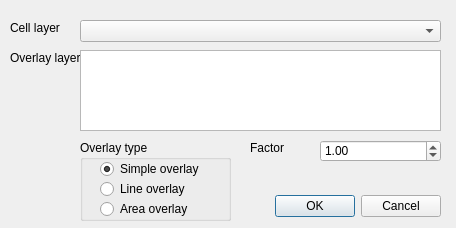
<?xml version="1.0" encoding="UTF-8"?>
<ui version="4.0">
 <class>CellMaker2</class>
 <widget class="QDialog" name="CellMaker2">
  <property name="geometry">
   <rect>
    <x>0</x>
    <y>0</y>
    <width>456</width>
    <height>228</height>
   </rect>
  </property>
  <property name="windowTitle">
   <string>Overlay cells with layer</string>
  </property>
  <widget class="QDialogButtonBox" name="buttonBox">
   <property name="geometry">
    <rect>
     <x>250</x>
     <y>190</y>
     <width>191</width>
     <height>32</height>
    </rect>
   </property>
   <property name="orientation">
    <enum>Qt::Horizontal</enum>
   </property>
   <property name="standardButtons">
    <set>QDialogButtonBox::Cancel|QDialogButtonBox::Ok</set>
   </property>
  </widget>
  <widget class="QComboBox" name="cbCells">
   <property name="geometry">
    <rect>
     <x>80</x>
     <y>20</y>
     <width>361</width>
     <height>22</height>
    </rect>
   </property>
  </widget>
  <widget class="QLabel" name="label_9">
   <property name="geometry">
    <rect>
     <x>250</x>
     <y>140</y>
     <width>71</width>
     <height>16</height>
    </rect>
   </property>
   <property name="text">
    <string>Factor</string>
   </property>
  </widget>
  <widget class="QDoubleSpinBox" name="dsbFactor">
   <property name="geometry">
    <rect>
     <x>320</x>
     <y>140</y>
     <width>121</width>
     <height>22</height>
    </rect>
   </property>
   <property name="minimum">
    <double>-999999.000000000000000</double>
   </property>
   <property name="maximum">
    <double>999999.000000000000000</double>
   </property>
   <property name="value">
    <double>1.000000000000000</double>
   </property>
  </widget>
  <widget class="QLabel" name="label_11">
   <property name="geometry">
    <rect>
     <x>10</x>
     <y>20</y>
     <width>81</width>
     <height>16</height>
    </rect>
   </property>
   <property name="text">
    <string>Cell layer</string>
   </property>
  </widget>
  <widget class="QLabel" name="label_12">
   <property name="geometry">
    <rect>
     <x>10</x>
     <y>50</y>
     <width>71</width>
     <height>16</height>
    </rect>
   </property>
   <property name="text">
    <string>Overlay layer</string>
   </property>
  </widget>
  <widget class="QGroupBox" name="gbOverlay">
   <property name="geometry">
    <rect>
     <x>80</x>
     <y>140</y>
     <width>151</width>
     <height>81</height>
    </rect>
   </property>
   <property name="title">
    <string>Overlay type</string>
   </property>
   <widget class="QRadioButton" name="rbSimpleOverlay">
    <property name="geometry">
     <rect>
      <x>20</x>
      <y>20</y>
      <width>131</width>
      <height>18</height>
     </rect>
    </property>
    <property name="text">
     <string>Simple overlay</string>
    </property>
    <property name="checked">
     <bool>true</bool>
    </property>
   </widget>
   <widget class="QRadioButton" name="rbLineOverlay">
    <property name="geometry">
     <rect>
      <x>20</x>
      <y>40</y>
      <width>131</width>
      <height>18</height>
     </rect>
    </property>
    <property name="text">
     <string>Line overlay</string>
    </property>
   </widget>
   <widget class="QRadioButton" name="rbAreaOverlay">
    <property name="geometry">
     <rect>
      <x>20</x>
      <y>60</y>
      <width>131</width>
      <height>18</height>
     </rect>
    </property>
    <property name="text">
     <string>Area overlay</string>
    </property>
   </widget>
  </widget>
  <widget class="QListWidget" name="lwOverlays">
   <property name="geometry">
    <rect>
     <x>80</x>
     <y>50</y>
     <width>361</width>
     <height>81</height>
    </rect>
   </property>
   <property name="alternatingRowColors">
    <bool>true</bool>
   </property>
   <property name="selectionMode">
    <enum>QAbstractItemView::MultiSelection</enum>
   </property>
  </widget>
 </widget>
 <tabstops>
  <tabstop>cbCells</tabstop>
  <tabstop>rbSimpleOverlay</tabstop>
  <tabstop>rbLineOverlay</tabstop>
  <tabstop>rbAreaOverlay</tabstop>
  <tabstop>dsbFactor</tabstop>
  <tabstop>buttonBox</tabstop>
 </tabstops>
 <resources/>
 <connections>
  <connection>
   <sender>buttonBox</sender>
   <signal>accepted()</signal>
   <receiver>CellMaker2</receiver>
   <slot>accept()</slot>
   <hints>
    <hint type="sourcelabel">
     <x>248</x>
     <y>254</y>
    </hint>
    <hint type="destinationlabel">
     <x>157</x>
     <y>274</y>
    </hint>
   </hints>
  </connection>
  <connection>
   <sender>buttonBox</sender>
   <signal>rejected()</signal>
   <receiver>CellMaker2</receiver>
   <slot>reject()</slot>
   <hints>
    <hint type="sourcelabel">
     <x>316</x>
     <y>260</y>
    </hint>
    <hint type="destinationlabel">
     <x>286</x>
     <y>274</y>
    </hint>
   </hints>
  </connection>
 </connections>
</ui>
